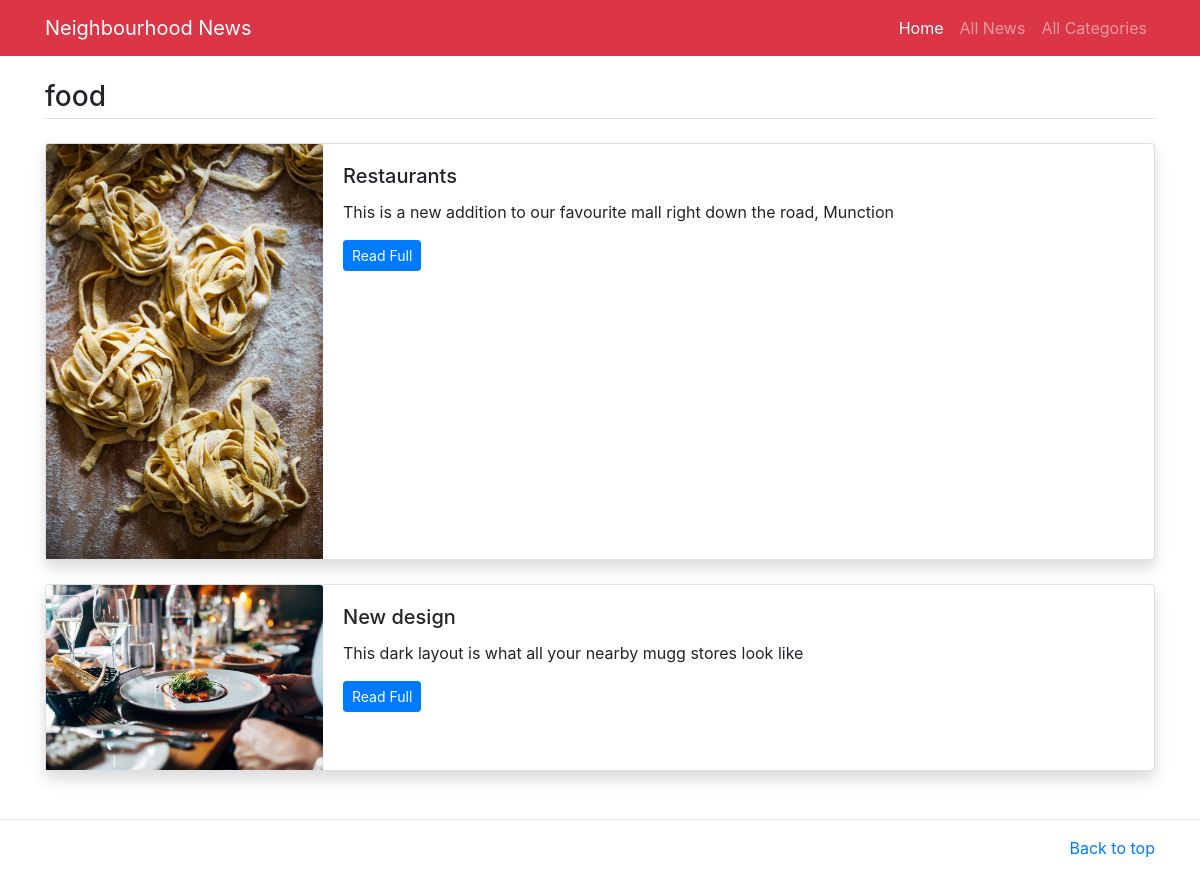
Page /category/2 on the committed database.
### main/models.py (models this page shows, shortened)
class Category(models.Model):
    title=models.CharField(max_length=200)
    category_image=models.ImageField(upload_to='images/')
    class Meta:
        verbose_name_plural='Categories'

class News(models.Model):
    category=models.ForeignKey(Category,on_delete=models.CASCADE)
    title=models.CharField(max_length=300)
    image=models.ImageField(upload_to='imgs/')
    detail=models.TextField()
    add_time=models.DateTimeField(auto_now_add=True)
    class Meta:
        verbose_name_plural='News'

### main/views.py (the view)
# urls.py: path('category/<int:id>',views.category,name='category'),
def category(request,id):
    category=Category.objects.get(id=id)
    news=News.objects.filter(category=category)
    return render(request,'category-news.html',{
        'all_news':news,
        'category':category
    })

### main/templates/category-news.html
{% extends 'base.html' %}
{% block content %}
<main class="container mt-3 mb-5">
	<h3 class="border-bottom pb-1 my-4">{{category.title}}</h3>
    {% for news in all_news %}
	<div class="card mb-4 shadow">
	  <div class="row no-gutters">
	    <div class="col-md-3">
            <img src="/media/{{news.image}}" class="card-img-top" alt="{{news.title}}">
	    </div>
	    <div class="col-md-8">
	      <div class="card-body">
	        <h5 class="card-title">{{news.title}}</h5>
	        <p class="card-text">{{news.detail}}</p>
	        <p class="card-text"><a href="/detail/{{news.id}}" class="btn btn-sm btn-primary">Read Full</a></p>
	      </div>
	    </div>
	  </div>
    </div>
    {% endfor %}
</main>
{% endblock %}

### rows in the picture
Category: title "food"
News: image (picture), title "Restaurants", detail "This is a new addition to our favourite mall right down the road, Munction"
News: image (picture), title "New design", detail "This dark layout is what all your nearby mugg stores look like"
